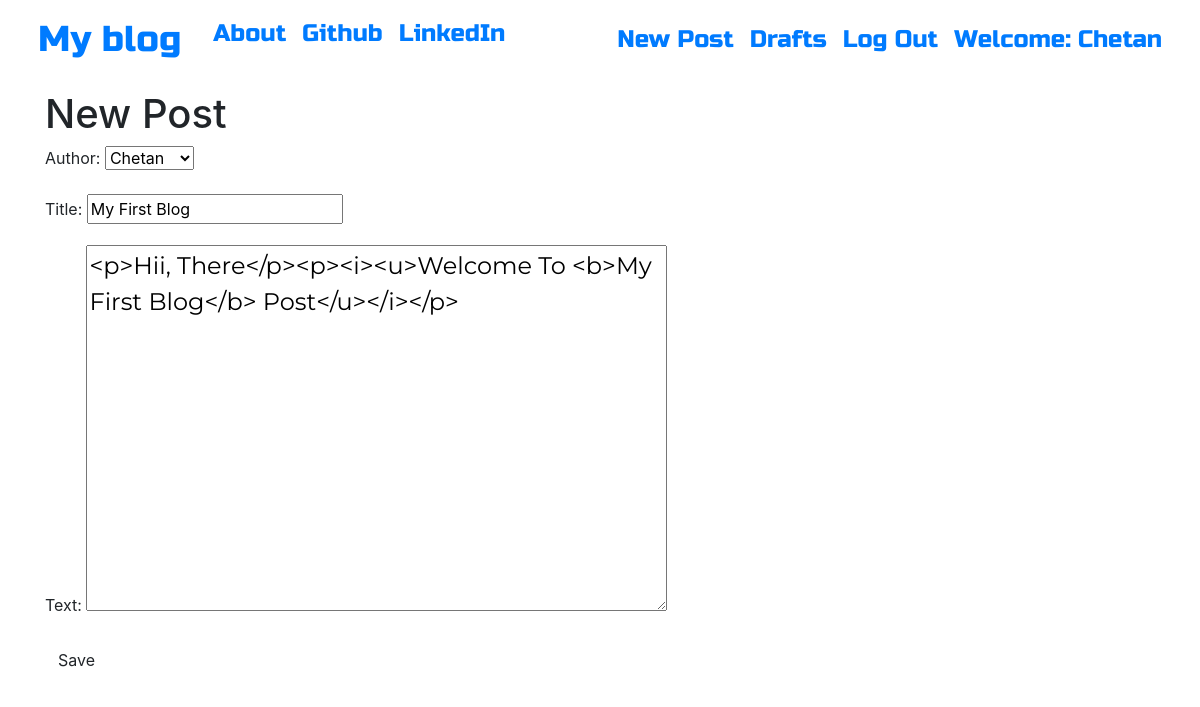
Screenshot of /post/8/edit/ (signed in) with the database file from the repository.
### blog/models.py (models this page shows, shortened)
class Post(models.Model):
    author = models.ForeignKey('auth.User', on_delete=models.CASCADE)
    title = models.CharField(max_length = 200)
    text = models.TextField()
    create_date = models.DateTimeField(default = timezone.now)
    published_date = models.DateTimeField(blank=True, null = True)

### blog/views.py (the view)
# urls.py: path(r'post/<int:pk>/edit/', views.PostUpdateView.as_view(), name = 'post_edit'),
class PostUpdateView(LoginRequiredMixin, UpdateView):
    login_url = '/login/'
    redirect_field_name = 'blog/post_detail.html'
    form_class = PostForm
    model = Post

### blog/forms.py
class PostForm(forms.ModelForm):
    class Meta():
        model = Post
        fields = ('author', 'title', 'text')
        widgets = {
            'title': forms.TextInput(attrs={'class': 'textinputclass'}),
            'text': forms.Textarea(attrs={'class':'editable medium-editor-textarea postcontent'})
        }

### blog/templates/blog/post_form.html (shortened to what this page needs)
{% extends "blog/base.html" %}
{% block content %}
    <h1>New Post</h1>
    <form class="post-form" method="POST">
        {{ form.as_p }}
        <button type="submit" class="save btn btn-default">Save</button>
    </form>
{% endblock %}

### blog/templates/blog/base.html (shortened to what this page needs)
<!doctype html>
{% load static %}
<html lang="en">
<head>
  <link rel="stylesheet" href="https://stackpath.bootstrapcdn.com/bootstrap/4.3.1/css/bootstrap.min.css"
>
  <link rel="stylesheet" href="//cdn.jsdelivr.net/npm/medium-editor@latest/dist/css/medium-editor.min.css"
    type="text/css" media="screen" charset="utf-8">
  <link rel="stylesheet" href="{% static 'fontawesome-free-5.8.2-web/css/all.css' %}">
  <link rel="stylesheet" href="{% static 'css/blog.css' %}">
</head>
<body class="loader">
  <nav class="navbar navbar-default navbar-expand techfont custome-navbar">
    <div class="container navbar-collapse collapse">
      <ul class="nav navbar-nav">
        <li class="nav-item"><a class="nav-link navbar-brand bigbrand" href="{% url 'post_list' %}">My blog</a></li>
        <li class="nav-item"><a class="nav-link" href="{% url 'about' %}">About</a></li>
        <li class="nav-item"><a class="nav-link" href="https://www.github.com">Github</a></li>
        <li class="nav-item"><a class="nav-link" href="https://www.linkedin.com">LinkedIn</a></li>
      </ul>
      <ul class="nav navbar-nav navbar-right ">
        {% if user.is_authenticated %}
          <li class="nav-item">
            <a class="nav-link" href="{% url 'post_new' %}">New Post</a>
          </li>
          <li class="nav-item">
            <a class="nav-link" href="{% url 'post_draft_list' %}">Drafts</a>
          </li>
          <li class="nav-item">
            <a class="nav-link" href="{% url 'logout' %}">Log Out</a>
          </li>
          <li class="nav-item">
            <a class="nav-link" href="#">Welcome: {{ user.username }}</a>
          </li>
        {% else %}
          <li class="nav-item">
            <a class="nav-link navbar-right" href="{% url 'login' %}"> <i class="fas fa-user"></i> </a>
          </li>
        {% endif %}
      </ul>
    </div>
  </nav>
  <div class="content container">
    <div class="row">
      <div class="col-md-8">
        <div class="blog_posts">
          {% block content %}
          {% endblock %}
        </div>
      </div>
    </div>
  </div>
</body>
</html>

### blog/static/css/blog.css (style rules this page uses)
.techfont { font-family: 'Russo One', sans-serif; font-size: 1.5em; margin-bottom: 10px; }
.bigbrand { font-size: 1.5em; }
.postcontent { font-family: 'Montserrat'; font-size: 1.5em; }
.loader { filter:hue-rotate(0deg); color:linear-gradient(45deg,#0f8,#08f); animation:hue 10000ms infinite linear; }

### rows the page displays
Post: author "Chetan", title "My First Blog", text "<p>Hii, There</p><p><i><u>Welcome To <b>My First Blog</b> Post</u></i></p>"

### other values shown
{{ user.username }} "Chetan"
